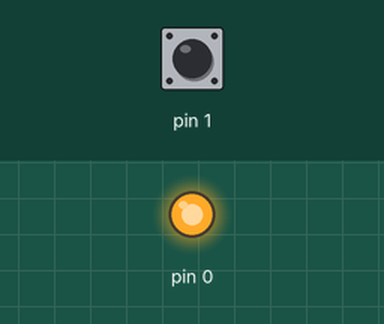
This sketch was run on a simulated Arduino Uno, built with avr-gcc and run on an emulated ATmega328P. On the bench: output pins drawn as LEDs (lit = HIGH). The test bench sets the inputs (shaded band); at power-on: pin 1 HIGH.

Above: at 0.1 s.
Timing chart, 0 to 1.6 s (numbered marks = the images above):
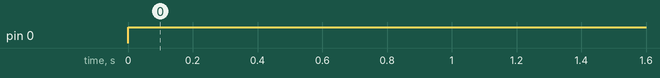

Measured:
- by itself, pin 0: LOW → HIGH at 0.00 s

The sketch:

tr_switch.ino
```cpp
void setup() {
  pinMode(0,OUTPUT);
  pinMode(1,INPUT);
}

void loop() {
  while(digitalRead(1) == LOW);
  digitalWrite(0,HIGH);
}
```
